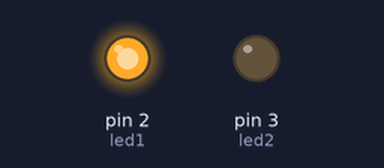
Recording of a sketch running on a simulated Arduino Uno, built with avr-gcc and run on an emulated ATmega328P. Shown: output pins drawn as LEDs (lit = HIGH).

Above: at 0.2 s.
At 15.5 s:
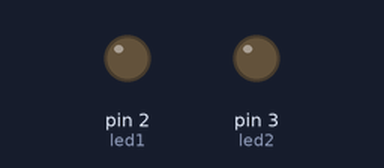
At 30.5 s:
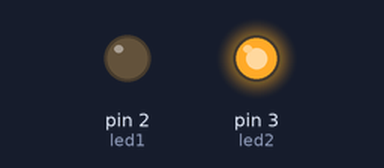
Timing chart, 0 to 31.2 s (numbered marks = the images above):
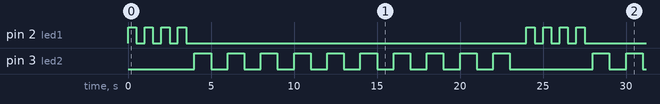

Measured:
- by itself, pin 2 (led1): repeats every 24.0 s: 3 × (LOW 0.50 s, HIGH 0.50 s), LOW 20.5 s, HIGH 0.50 s
- by itself, pin 3 (led2): repeats every 24.0 s: 9 × (LOW 1.0 s, HIGH 1.0 s), LOW 5.0 s, HIGH 1.0 s
- by itself, everything shown: repeats every 24.0 s, in 28 steps

The sketch:

Bai09.ino
```cpp
int led1 = 2;
int led2 = 3;
int time1 = 500;
int time2 = 1000;
int i = 0;
void setup() {
  // put your setup code here, to run once:
  pinMode(led1,OUTPUT);
  pinMode(led2,OUTPUT);
}

void loop() {
  // put your main code here, to run repeatedly:
  for(i=1;i<=4;i=i+1){
    digitalWrite(led1,HIGH);
    delay(time1);
    digitalWrite(led1,LOW);
    delay(time1);
  }


  //led2
  for(i=1;i<=10;i++){
    digitalWrite(led2,HIGH);
    delay(time2);
    digitalWrite(led2,LOW);
    delay(time2);
  }
}
```
